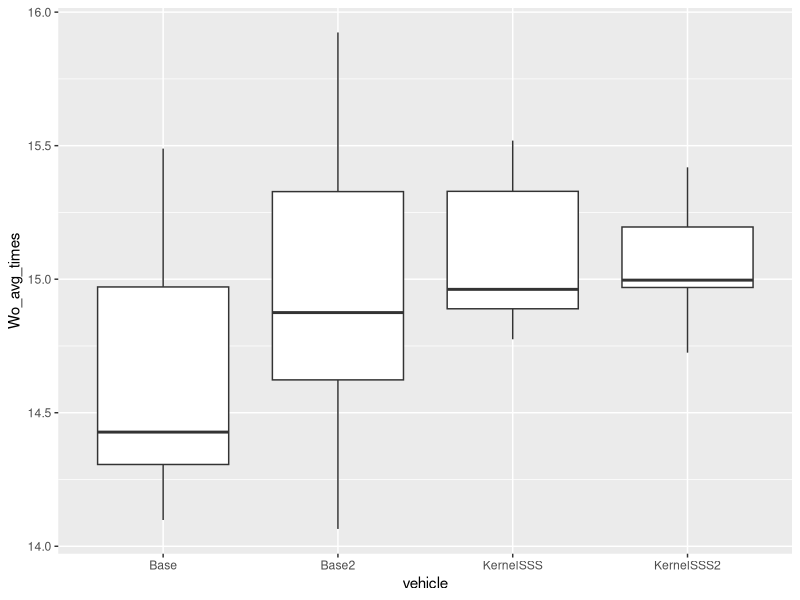

Here is the R script that generated this plot:
## ---- chunk 1
knitr::opts_chunk$set(echo = FALSE)

data = read.csv("DataTable.csv")

library(ggplot2)
library(dplyr)
library(tidyr)
library(knitr)

## ---- chunk 2
kernel_gen = data %>%
  filter(eval_name=="KernelGen")%>%
  select(map_name, SSS_avg_interventions, SSS_avg_times, SSS_std_dev, SSS_success_rate)
  
kable(kernel_gen)
## ---- chunk 3
reward = data %>%
  filter(eval_name=="RewardTest") %>%
  select(agent_name, rk, constant_reward, SSS_avg_times, SSS_std_dev,  SSS_avg_interventions)%>%
     arrange(agent_name)


kable(reward)
## ---- chunk 4

benchmarks = data %>%
  filter(eval_name=="repeat")%>%
  filter(Wo_avg_times> 1)%>%
  select(agent_name, SSS_avg_times, Wo_avg_times, Wo_success_rate)%>%
   arrange(desc(agent_name))

kable(benchmarks)

## ---- chunk 5

data %>%
  filter(eval_name=="repeat")%>%
  filter(Wo_avg_times>6)%>%
  select(agent_name, Wo_avg_times, Wo_success_rate, vehicle)%>%
  ggplot(aes(x=vehicle, y=Wo_avg_times, group=vehicle))+
  geom_boxplot()
  # coord_cartesian(ylim = c(1, 20))

b =  data %>%
  filter(eval_name=="repeat")%>%
  filter(Wo_avg_times>6)%>%
  select(Wo_avg_times, vehicle, agent_name)%>%
  pivot_wider(names_from = vehicle, values_from = Wo_avg_times)
  # group_by(vehicle)
  
summary(b)
## ---- chunk 6

benchmarks = data %>%
  filter(eval_name=="benchmark")%>%
  select(vehicle, map_name, Wo_avg_times)%>%
   arrange(desc(vehicle)) %>%
  pivot_wider(names_from = map_name, values_from = Wo_avg_times)

#TODO: get map name then use pivot wider to compare accross maps.

kable(benchmarks)

